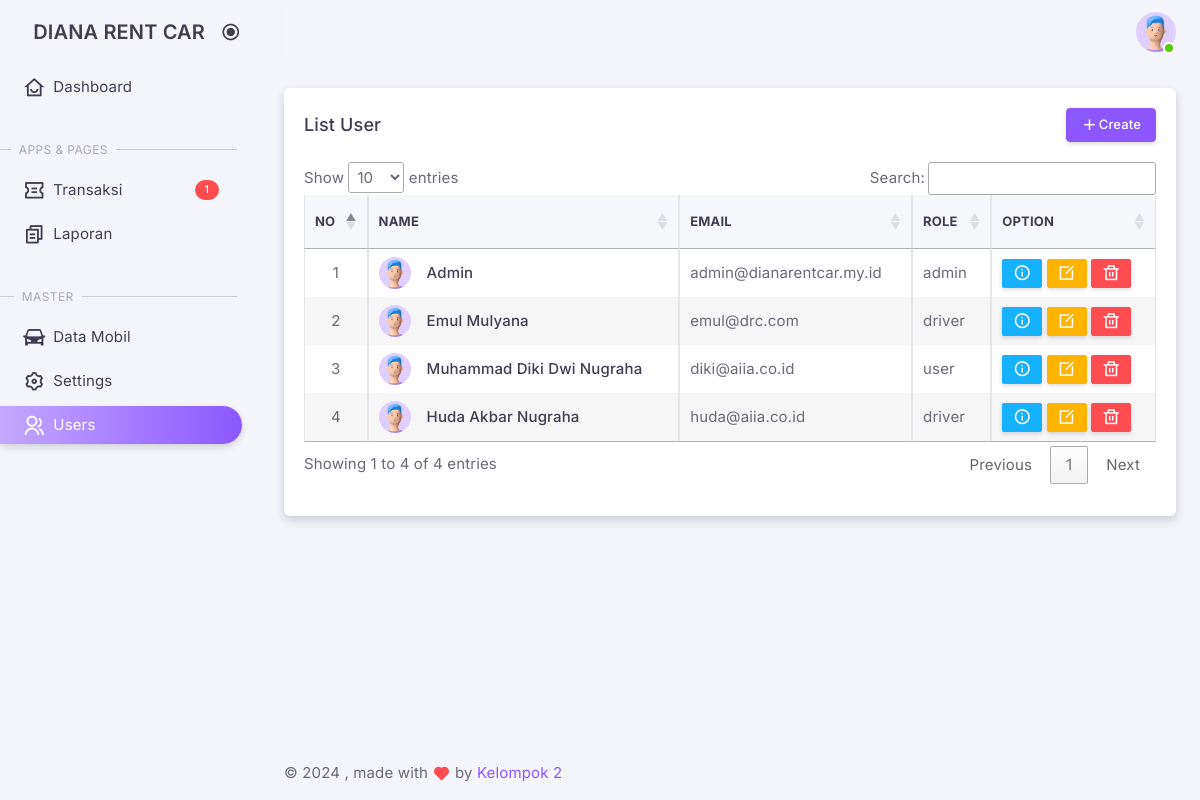
/admin/?views=user_list (signed in), run on the app's committed database.
### tables this page shows
CREATE TABLE IF NOT EXISTS `users` (
  `id` int NOT NULL AUTO_INCREMENT,
  `uuid` varchar(40) NOT NULL,
  `name` varchar(100) NOT NULL,
  `email` varchar(100) NOT NULL,
  `phone_number` varchar(15) DEFAULT NULL,
  `role` enum('admin','driver','user') NOT NULL DEFAULT 'user',
  `password` varchar(255) NOT NULL,
  `code` varchar(50) DEFAULT NULL,
  `is_verified` int DEFAULT NULL,
  `created_at` timestamp NULL DEFAULT CURRENT_TIMESTAMP,
  `updated_at` timestamp NULL DEFAULT CURRENT_TIMESTAMP ON UPDATE CURRENT_TIMESTAMP,
  PRIMARY KEY (`id`),
  UNIQUE KEY `email` (`email`),
  UNIQUE KEY `phone_number` (`phone_number`)
);

### classes/User.php (called while the page is built, shortened)
<?php
class User
{
    private $conn;
    private $table = 'users';
    public function __construct()
    {
        $db = new Database();
        $this->conn = $db->connect();
    }
    public function list()
    {
        $query = "SELECT * FROM " . $this->table;
        $stmt = $this->conn->query($query);
        return $stmt->fetchAll(PDO::FETCH_ASSOC);
    }
}

### classes/DatabaseExample.php (called while the page is built, shortened)
<?php
class Database
{
    private $host = 'localhost';
    private $db_name = 'dianarentcar';
    private $username = 'root';
    private $password = '';
    public function connect()
    {
        $this->conn = null;
        try {
            $this->conn = new PDO("mysql:host=" . $this->host . ";dbname=" . $this->db_name, $this->username, $this->password);
            $this->conn->setAttribute(PDO::ATTR_ERRMODE, PDO::ERRMODE_EXCEPTION);
        } catch (PDOException $e) {
            echo "Connection Error: " . $e->getMessage();
        }
        return $this->conn;
    }
}

### admin/pages/user/list.php (the view, shortened to what this page needs)
<?php
require_once '../classes/User.php';
$userModel = new User();
$users = $userModel->list();
$no = 1;
?>
<div class="container-xxl flex-grow-1 container-p-y">
    <div class="row gy-6">
        <div class="col-12">
            <div class="card overflow-hidden">
                <div class="card-header d-flex justify-content-between align-items-center">
                    <h5 class="mb-0">List User</h5>
                    <small class="text-body float-end">
                        <a href="?views=user_create" class="btn btn-primary btn-sm"><i class="ri-add-fill"></i>Create</a>
                    </small>
                </div>
                <div class="table-responsive" style="padding: 0 1.25rem 2rem 1.25rem;">
                    <table id="userTable" class="table table-bordered table-striped table-sm" width="100%">
                        <thead>
                            <tr>
                                <th>No</th>
                                <th>Name</th>
                                <th>Email</th>
                                <th>Role</th>
                                <th>Option</th>
                            </tr>
                        </thead>
                        <tbody>
                            <?php foreach ($users as $user): ?>
                                <tr>
                                    <td class="text-center"><?php echo $no++; ?></td>
                                    <td>
                                        <div class="d-flex align-items-center">
                                            <div class="avatar avatar-sm me-4">
                                                <img src="../assets/img/avatars/1.png" alt="Avatar" class="rounded-circle" />
                                            </div>
                                            <div>
                                                <h6 class="mb-0 text-truncate"><?php echo htmlspecialchars($user['name']); ?></h6>
                                            </div>
                                        </div>
                                    </td>
                                    <td><?php echo htmlspecialchars($user['email']); ?></td>
                                    <td><?php echo htmlspecialchars($user['role']); ?></td>
                                    <td>
                                        <a href="?views=user_detail&uuid=<?php echo urlencode($user['uuid']); ?>" class="btn btn-info btn-xs" data-toggle="tooltip"
                                            title="Detail">
                                            <i class="ri-information-line"></i>
                                        </a>
                                        <a href="index.php?views=user_edit&uuid=<?php echo urlencode($user['uuid']); ?>" class="btn btn-warning btn-xs" data-toggle="tooltip"
                                            title="Edit">
                                            <i class="ri-edit-box-line"></i>
                                        </a>
                                        <button type="button" class="btn btn-danger btn-xs" data-bs-toggle="modal" data-bs-target="#deleteModal"
                                            data-delete-url="../backend/user/delete.php?uuid=<?php echo urlencode($user['uuid']); ?>" data-toggle="tooltip"
                                            title="Delete">
                                            <i class="ri-delete-bin-line"></i>
                                        </button>
                                    </td>
                                </tr>
                            <?php endforeach; ?>
                        </tbody>
                    </table>
                </div>
            </div>
        </div>
    </div>
</div>

### data on the page
users: name "Admin", email "admin@dianarentcar.my.id", role "admin"
users: name "Emul Mulyana", email "emul@drc.com", role "driver"
users: name "Muhammad Diki Dwi Nugraha", email "diki@aiia.co.id", role "user"
users: name "Huda Akbar Nugraha", email "huda@aiia.co.id", role "driver"

### other printed values
$totalBookings "1"
